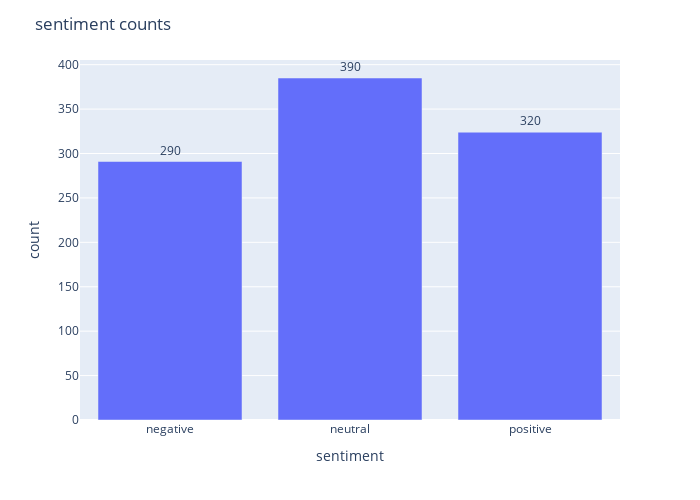

This figure's notebook cell:
### Code cell
df = train.groupby('sentiment').size().reset_index(name='count')
fig = px.bar(df, y='count', x='sentiment', text='count')
fig.update_traces(texttemplate='%{text:.2s}', textposition='outside')
fig.update_layout(
    title=str('sentiment counts'),
    xaxis_title=str('sentiment'),
    width=700,
    height=500,
    )
fig.show()

### Figure 1 — Plotly figure (JSON) as saved in the notebook; plotly's stock layout.template omitted (floating-point values rounded to 4 significant figures)
{"data": [{"hovertemplate": "sentiment=%{x}<br>count=%{text}<extra></extra>", "legendgroup": "", "marker": {"color": "#636efa", "pattern": {"shape": ""}}, "name": "", "orientation": "v", "showlegend": false, "text": [291.0, 385.0, 324.0], "textposition": "outside", "texttemplate": "%{text:.2s}", "type": "bar", "x": ["negative", "neutral", "positive"], "xaxis": "x", "y": [291, 385, 324], "yaxis": "y"}], "layout": {"barmode": "relative", "height": 500, "legend": {"tracegroupgap": 0}, "margin": {"t": 60}, "title": {"text": "sentiment counts"}, "width": 700, "xaxis": {"anchor": "y", "domain": [0, 1], "title": {"text": "sentiment"}}, "yaxis": {"anchor": "x", "domain": [0, 1], "title": {"text": "count"}}}}
